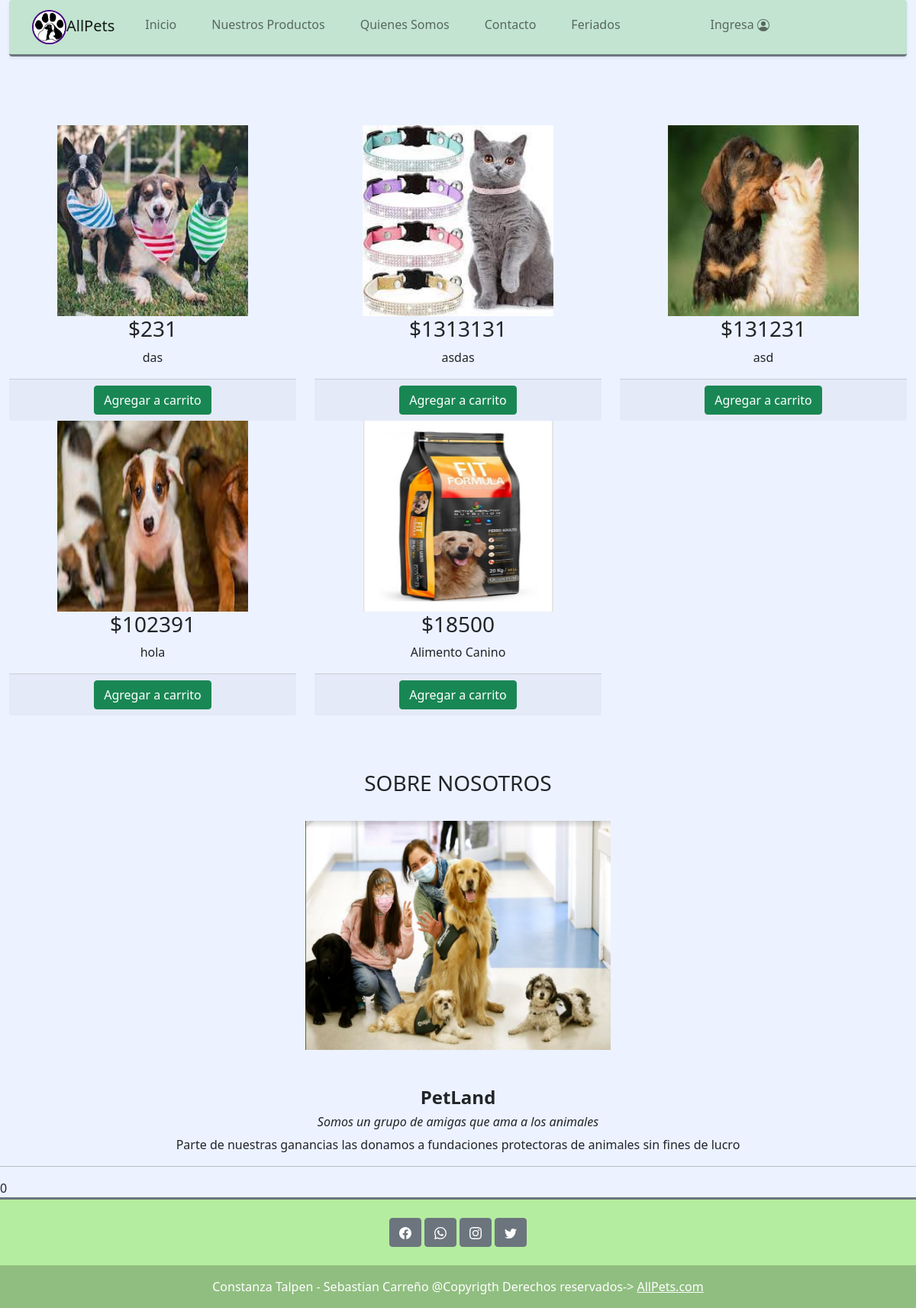
/galeria/, run on an earlier commit of the app's database.
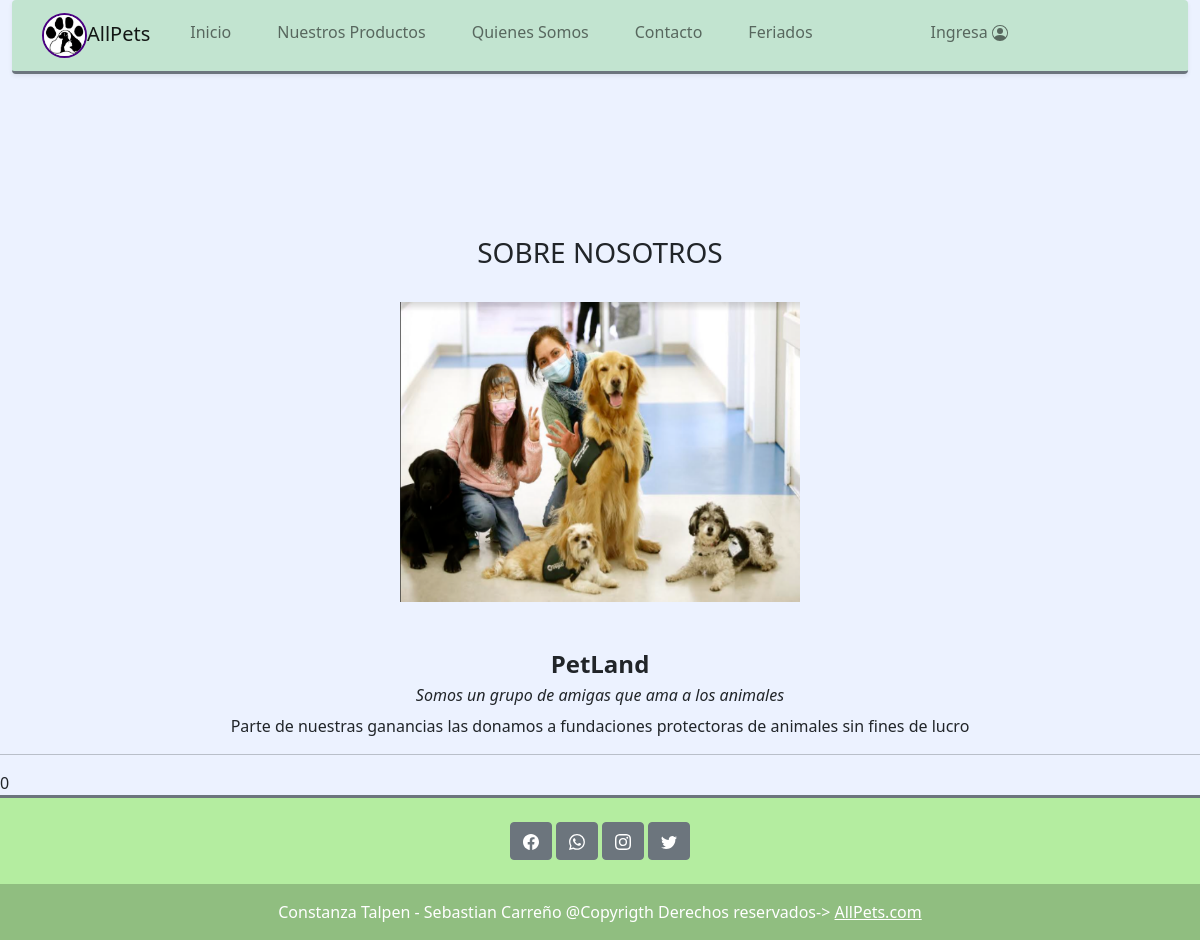
And on a later commit of the database.
### iniv/models.py (models this page shows, shortened)
class Producto(models.Model):
    codigo = models.CharField( max_length=20, primary_key=True, verbose_name='Codigo del  Producto')
    nombre= models.CharField(max_length=20, verbose_name='Nombre del Producto')
    marca=models.CharField(max_length=20, verbose_name='Marca')
    precio=models.IntegerField( verbose_name='Precio')
    imagen=models.ImageField(upload_to='images/',blank='True',null='True', verbose_name='Imagen del producto')
    categoria=models.ForeignKey(Categoria, on_delete=models.CASCADE, verbose_name='Categoria')

### iniv/views.py (the view)
# urls.py: path('galeria/', productos_venta, name="galeria"),
def productos_venta(request):
    Productos = Producto.objects.all()
    datos = {
        'productos' : Productos
    }
    return render(request, 'galery.html', datos)

### cart/context_processor.py (called while the page is built)
def precio_total(request):
    total = 0
    if request.user.is_authenticated:
        if 'carrito' in request.session.keys():
            for key,value in request.session['carrito'].items():
                total = total +(float(value['precio'])*value['cantidad'])
    return {'precio_total':total}

### iniv/templates/galery.html (shortened to what the changed rows need)
<!DOCTYPE html>
<html lang="es">
<head>
    <link href="https://cdn.jsdelivr.net/npm/bootstrap@5.0.2/dist/css/bootstrap.min.css" rel="stylesheet">
    <link href="https://unpkg.com/ionicons@4.5.10-0/dist/css/ionicons.min.css" rel="stylesheet">
    <link rel="stylesheet" href="assets/css/estilos.css">
</head>
<body>
    {% load static %}
<div class="w3-main w3-content w3-padding container-fluid" style="margin-top: 90px; align-items: center;" >
    <div class="row " style="align-items: center">
        {% for pro in productos %}
        <div class="col-sm-4" style="text-align: center; align-items:center ;" >
          <img src="{{ pro.imagen.url }}" style="width:250px;height:250px;" >
          <h3>${{ pro.precio }}</h3>
          <p>{{ pro.nombre }}</p>
          <div class="card-footer text-center" >
            <a href="#" class="btn btn-success">Agregar a carrito</a>
          </div>
        </div>
        {% endfor %}
      </div>
    </div>
    <br><br><br>
</body>
</html>

What changed in the data, as far as the page shows it:
removed Producto: imagen (picture), precio "231", nombre "das"
removed Producto: imagen (picture), precio "1313131", nombre "asdas"
removed Producto: imagen (picture), precio "131231", nombre "asd"
removed Producto: imagen (picture), precio "102391", nombre "hola"
removed Producto: imagen (picture), precio "18500", nombre "Alimento Canino"
